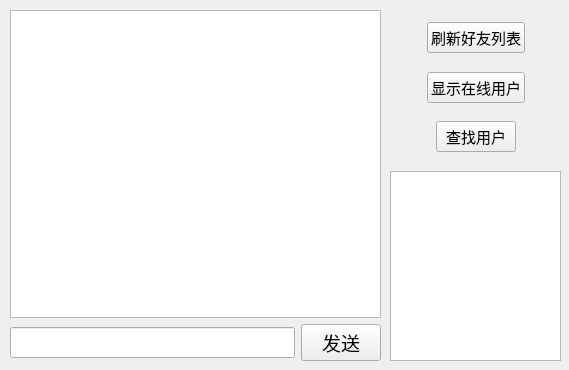
<?xml version="1.0" encoding="UTF-8"?>
<ui version="4.0">
 <class>FriendChat</class>
 <widget class="QWidget" name="FriendChat">
  <property name="geometry">
   <rect>
    <x>0</x>
    <y>0</y>
    <width>569</width>
    <height>370</height>
   </rect>
  </property>
  <property name="windowTitle">
   <string>Form</string>
  </property>
  <widget class="QWidget" name="">
   <property name="geometry">
    <rect>
     <x>10</x>
     <y>10</y>
     <width>371</width>
     <height>351</height>
    </rect>
   </property>
   <layout class="QVBoxLayout" name="verticalLayout">
    <item>
     <widget class="QTextEdit" name="all_msg">
      <property name="font">
       <font>
        <family>Agency FB</family>
        <pointsize>12</pointsize>
       </font>
      </property>
     </widget>
    </item>
    <item>
     <layout class="QHBoxLayout" name="horizontalLayout">
      <item>
       <widget class="QLineEdit" name="send_msg_content">
        <property name="font">
         <font>
          <family>Agency FB</family>
          <pointsize>12</pointsize>
         </font>
        </property>
       </widget>
      </item>
      <item>
       <widget class="QPushButton" name="send_msg">
        <property name="font">
         <font>
          <family>Agency FB</family>
          <pointsize>14</pointsize>
         </font>
        </property>
        <property name="text">
         <string>发送</string>
        </property>
       </widget>
      </item>
     </layout>
    </item>
   </layout>
  </widget>
  <widget class="QWidget" name="">
   <property name="geometry">
    <rect>
     <x>390</x>
     <y>10</y>
     <width>171</width>
     <height>351</height>
    </rect>
   </property>
   <layout class="QVBoxLayout" name="verticalLayout_3">
    <item>
     <layout class="QVBoxLayout" name="verticalLayout_2">
      <item>
       <spacer name="verticalSpacer">
        <property name="orientation">
         <enum>Qt::Vertical</enum>
        </property>
        <property name="sizeHint" stdset="0">
         <size>
          <width>15</width>
          <height>13</height>
         </size>
        </property>
       </spacer>
      </item>
      <item>
       <layout class="QHBoxLayout" name="horizontalLayout_2">
        <item>
         <spacer name="horizontalSpacer_4">
          <property name="orientation">
           <enum>Qt::Horizontal</enum>
          </property>
          <property name="sizeHint" stdset="0">
           <size>
            <width>13</width>
            <height>18</height>
           </size>
          </property>
         </spacer>
        </item>
        <item>
         <widget class="QPushButton" name="refresh_users">
          <property name="font">
           <font>
            <family>Agency FB</family>
            <pointsize>11</pointsize>
           </font>
          </property>
          <property name="text">
           <string>刷新好友列表</string>
          </property>
         </widget>
        </item>
        <item>
         <spacer name="horizontalSpacer">
          <property name="orientation">
           <enum>Qt::Horizontal</enum>
          </property>
          <property name="sizeHint" stdset="0">
           <size>
            <width>18</width>
            <height>20</height>
           </size>
          </property>
         </spacer>
        </item>
       </layout>
      </item>
      <item>
       <spacer name="verticalSpacer_2">
        <property name="orientation">
         <enum>Qt::Vertical</enum>
        </property>
        <property name="sizeHint" stdset="0">
         <size>
          <width>15</width>
          <height>13</height>
         </size>
        </property>
       </spacer>
      </item>
      <item>
       <layout class="QHBoxLayout" name="horizontalLayout_3">
        <item>
         <spacer name="horizontalSpacer_5">
          <property name="orientation">
           <enum>Qt::Horizontal</enum>
          </property>
          <property name="sizeHint" stdset="0">
           <size>
            <width>13</width>
            <height>18</height>
           </size>
          </property>
         </spacer>
        </item>
        <item>
         <widget class="QPushButton" name="show_onlineuser">
          <property name="font">
           <font>
            <family>Agency FB</family>
            <pointsize>11</pointsize>
           </font>
          </property>
          <property name="text">
           <string>显示在线用户</string>
          </property>
         </widget>
        </item>
        <item>
         <spacer name="horizontalSpacer_2">
          <property name="orientation">
           <enum>Qt::Horizontal</enum>
          </property>
          <property name="sizeHint" stdset="0">
           <size>
            <width>18</width>
            <height>20</height>
           </size>
          </property>
         </spacer>
        </item>
       </layout>
      </item>
      <item>
       <spacer name="verticalSpacer_3">
        <property name="orientation">
         <enum>Qt::Vertical</enum>
        </property>
        <property name="sizeHint" stdset="0">
         <size>
          <width>15</width>
          <height>13</height>
         </size>
        </property>
       </spacer>
      </item>
      <item>
       <layout class="QHBoxLayout" name="horizontalLayout_4">
        <item>
         <spacer name="horizontalSpacer_6">
          <property name="orientation">
           <enum>Qt::Horizontal</enum>
          </property>
          <property name="sizeHint" stdset="0">
           <size>
            <width>13</width>
            <height>18</height>
           </size>
          </property>
         </spacer>
        </item>
        <item>
         <widget class="QPushButton" name="search_user">
          <property name="font">
           <font>
            <family>Agency FB</family>
            <pointsize>11</pointsize>
           </font>
          </property>
          <property name="text">
           <string>查找用户</string>
          </property>
         </widget>
        </item>
        <item>
         <spacer name="horizontalSpacer_3">
          <property name="orientation">
           <enum>Qt::Horizontal</enum>
          </property>
          <property name="sizeHint" stdset="0">
           <size>
            <width>28</width>
            <height>20</height>
           </size>
          </property>
         </spacer>
        </item>
       </layout>
      </item>
      <item>
       <spacer name="verticalSpacer_4">
        <property name="orientation">
         <enum>Qt::Vertical</enum>
        </property>
        <property name="sizeHint" stdset="0">
         <size>
          <width>15</width>
          <height>13</height>
         </size>
        </property>
       </spacer>
      </item>
     </layout>
    </item>
    <item>
     <widget class="QListView" name="friend_list"/>
    </item>
   </layout>
  </widget>
 </widget>
 <resources/>
 <connections/>
</ui>
